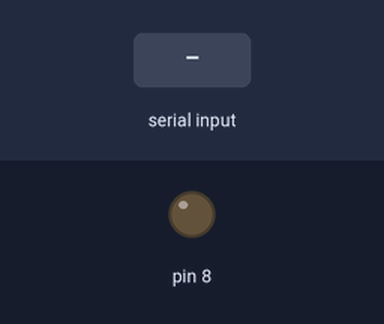
A sketch run on a simulated Arduino Mega 2560, built with avr-gcc and run on an emulated ATmega2560. Shown: output pins drawn as LEDs (lit = HIGH). The test bench sets the inputs (shaded band). What the sketch prints to the serial monitor is not drawn.

Above: at 1.2 s.
1.3 s: "1" received over the second serial link
At 3.6 s:
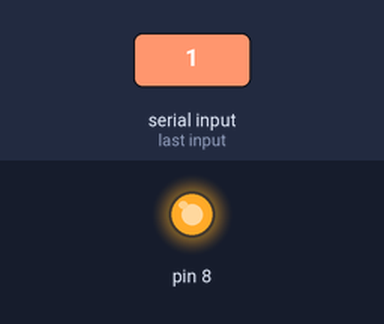
Timing chart, 0 to 8.8 s (numbered marks = the images above; inputs shaded):
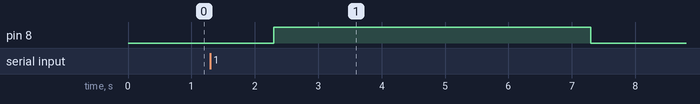

The sketch:

Test.ino
```cpp
void setup() {
  // put your setup code here, to run once:
  Serial1.begin(9600);
  pinMode(8, OUTPUT);
  Serial.begin(9600);

}

void loop() {
  // put your main code here, to run repeatedly:
  if(Serial1.available())
  {
    String testString = Serial1.readString();
    digitalWrite(8, HIGH);
    delay(5000);
    digitalWrite(8, LOW);
    Serial.println("We received some stuff");
    Serial.println(testString);
  }


}
```

Measured:
- after the input at 1.3 s, pin 8: LOW → HIGH after 1.0 s, → LOW 5.0 s later
